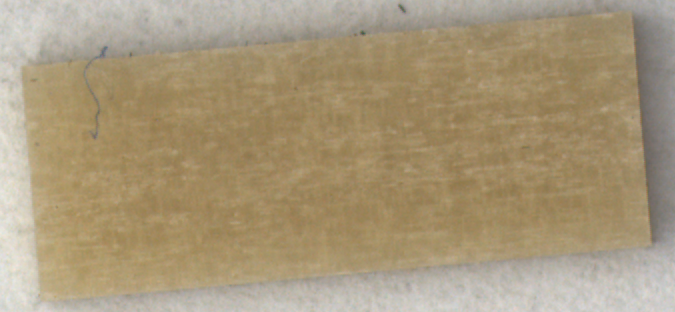
#> input picture utils/template/001.png, 675 x 312 px; its folder holds only this picture in this run
$ python -i matching.py   (imports and definitions only)   (older library calls are emulated)
#> lines starting #> are read from the running program, lines starting #| are printed output that depends on the picture
import cv2, _pickle, time
import numpy as np
import os

class Matching(object):
    def __init__(self):
        self.threshold = 110
        # 只匹配中心附近的点
        self.x_m = [85, 115]
        self.y_m = [120, 160]
        self.min_score = 0.95 # 匹配点数满足时才算匹配成功

        # 载入模板
        self.file_path = r'./template/template.pkl'
        template = self._read_template()
        self.number_point = template['points_number']
        self.points_temp = template['points']
        self.m_min = int((1-self.min_score) * self.number_point)
        self.count_min = int(self.min_score * self.number_point)

        # 检测黄胶带
        self.lowerb = np.array([26,11,46])
        self.upperb = np.array([41,255,255])
        # 掩去周围区域
        self.mask_y = [50,225]
        self.mask_x = [25,170]

    # [68 lines left out: function detect, not called in this run]


    def _read_template(self):
        with open(self.file_path,'rb') as file:
            template = _pickle.load(file)
        return template

    # [12 lines left out: function _detect_huangjiaodai, not called in this run]


# [17 lines not run here, left out]

>>> import cv2
>>> picture = cv2.imread('template/001.png', cv2.IMREAD_GRAYSCALE)
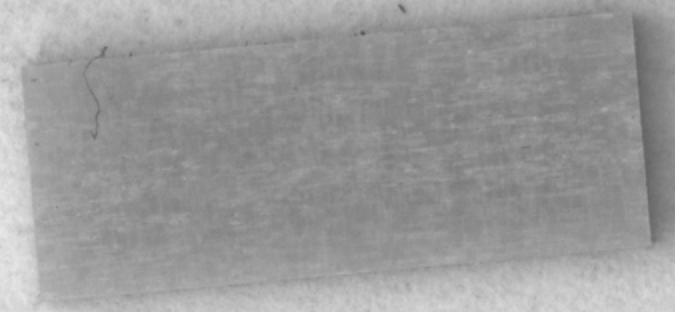
#> picture: shape (312, 675); min 82, max 233, mean 154.2
#> (the run stopped early here; a loop or call above may not have finished)
